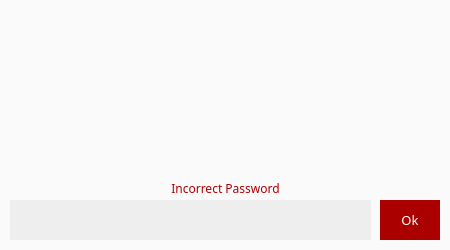
<?xml version="1.0" encoding="UTF-8"?>
<ui version="4.0">
 <class>PasswordDialog</class>
 <widget class="QDialog" name="PasswordDialog">
  <property name="geometry">
   <rect>
    <x>0</x>
    <y>0</y>
    <width>450</width>
    <height>250</height>
   </rect>
  </property>
  <property name="sizePolicy">
   <sizepolicy hsizetype="Preferred" vsizetype="Preferred">
    <horstretch>0</horstretch>
    <verstretch>0</verstretch>
   </sizepolicy>
  </property>
  <property name="minimumSize">
   <size>
    <width>450</width>
    <height>250</height>
   </size>
  </property>
  <property name="maximumSize">
   <size>
    <width>450</width>
    <height>250</height>
   </size>
  </property>
  <property name="font">
   <font>
    <family>Poppins</family>
    <pointsize>10</pointsize>
   </font>
  </property>
  <property name="windowTitle">
   <string>Enter password</string>
  </property>
  <property name="styleSheet">
   <string notr="true"/>
  </property>
  <layout class="QGridLayout" name="gridLayout">
   <property name="leftMargin">
    <number>0</number>
   </property>
   <property name="topMargin">
    <number>0</number>
   </property>
   <property name="rightMargin">
    <number>0</number>
   </property>
   <property name="bottomMargin">
    <number>0</number>
   </property>
   <item row="0" column="0">
    <widget class="QGroupBox" name="groupBox">
     <property name="minimumSize">
      <size>
       <width>450</width>
       <height>250</height>
      </size>
     </property>
     <property name="maximumSize">
      <size>
       <width>450</width>
       <height>250</height>
      </size>
     </property>
     <property name="styleSheet">
      <string notr="true">border: 0px;
color: rgb(0, 0, 0);
background-color: rgb(250, 250, 250);
font-family: Poppins;</string>
     </property>
     <property name="title">
      <string/>
     </property>
     <widget class="QLineEdit" name="m_passwordEdit">
      <property name="geometry">
       <rect>
        <x>10</x>
        <y>200</y>
        <width>361</width>
        <height>40</height>
       </rect>
      </property>
      <property name="sizePolicy">
       <sizepolicy hsizetype="Expanding" vsizetype="Fixed">
        <horstretch>0</horstretch>
        <verstretch>0</verstretch>
       </sizepolicy>
      </property>
      <property name="minimumSize">
       <size>
        <width>0</width>
        <height>25</height>
       </size>
      </property>
      <property name="font">
       <font>
        <family>Poppins</family>
        <pointsize>12</pointsize>
        <weight>50</weight>
        <italic>false</italic>
        <bold>false</bold>
       </font>
      </property>
      <property name="styleSheet">
       <string notr="true">padding: 3px; border: 0px; 
background-color: rgb(238, 238, 238);
color: rgb(0, 0, 0);
font-family: Poppins;
font: 12pt;</string>
      </property>
      <property name="echoMode">
       <enum>QLineEdit::Password</enum>
      </property>
      <property name="alignment">
       <set>Qt::AlignCenter</set>
      </property>
     </widget>
     <widget class="QPushButton" name="m_okButton">
      <property name="enabled">
       <bool>true</bool>
      </property>
      <property name="geometry">
       <rect>
        <x>380</x>
        <y>200</y>
        <width>60</width>
        <height>40</height>
       </rect>
      </property>
      <property name="minimumSize">
       <size>
        <width>60</width>
        <height>25</height>
       </size>
      </property>
      <property name="font">
       <font>
        <family>Poppins</family>
        <pointsize>-1</pointsize>
       </font>
      </property>
      <property name="cursor">
       <cursorShape>PointingHandCursor</cursorShape>
      </property>
      <property name="styleSheet">
       <string notr="true">color: rgb(255, 255, 255);
background-color: rgb(170, 0, 0);
font-size: 13px;
font-family: Poppins;</string>
      </property>
      <property name="text">
       <string>Ok</string>
      </property>
      <property name="default">
       <bool>true</bool>
      </property>
     </widget>
     <widget class="QLabel" name="m_errorLabel">
      <property name="geometry">
       <rect>
        <x>40</x>
        <y>180</y>
        <width>371</width>
        <height>16</height>
       </rect>
      </property>
      <property name="minimumSize">
       <size>
        <width>122</width>
        <height>0</height>
       </size>
      </property>
      <property name="font">
       <font>
        <family>Poppins</family>
        <pointsize>9</pointsize>
       </font>
      </property>
      <property name="styleSheet">
       <string notr="true"/>
      </property>
      <property name="text">
       <string>&lt;html&gt;&lt;head/&gt;&lt;body&gt;&lt;p&gt;&lt;span style=&quot; color:#aa0000;&quot;&gt;Incorrect Password&lt;/span&gt;&lt;/p&gt;&lt;/body&gt;&lt;/html&gt;</string>
      </property>
      <property name="alignment">
       <set>Qt::AlignCenter</set>
      </property>
     </widget>
     <widget class="QLabel" name="label">
      <property name="geometry">
       <rect>
        <x>10</x>
        <y>10</y>
        <width>431</width>
        <height>181</height>
       </rect>
      </property>
      <property name="styleSheet">
       <string notr="true">image: url(:/images/images/unlockw.png);</string>
      </property>
      <property name="text">
       <string/>
      </property>
     </widget>
     <zorder>m_passwordEdit</zorder>
     <zorder>m_okButton</zorder>
     <zorder>label</zorder>
     <zorder>m_errorLabel</zorder>
    </widget>
   </item>
  </layout>
 </widget>
 <resources/>
 <connections>
  <connection>
   <sender>m_okButton</sender>
   <signal>clicked()</signal>
   <receiver>PasswordDialog</receiver>
   <slot>accept()</slot>
   <hints>
    <hint type="sourcelabel">
     <x>142</x>
     <y>84</y>
    </hint>
    <hint type="destinationlabel">
     <x>158</x>
     <y>52</y>
    </hint>
   </hints>
  </connection>
 </connections>
</ui>
